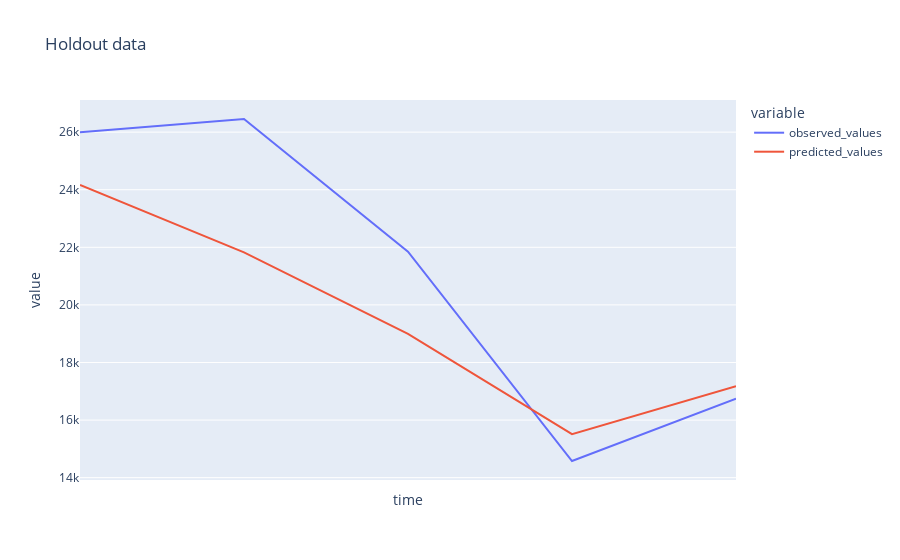

The notebook cell this image was saved under:
### Markdown cell above
### Holdout data visualization

### Code cell
from datetime import datetime, timedelta
import numpy as np

visualization = pipeline_details['visualization']['backtest']['iterations'][-1]
holdout_dates = visualization['time']
holdout_predictions = visualization['predicted_values'][0]
observed_values = visualization['observed_values'][0]
holdout_df = pd.DataFrame({'time':holdout_dates, 'observed_values':observed_values, 'predicted_values': holdout_predictions})
fig = px.line(holdout_df, x="time", y=holdout_df.columns, hover_data={"time": "|%B %d, %Y"}, title='Holdout data')
fig.update_xaxes(dtick="M1", tickformat="%b\n%Y")
fig.show()

### Figure 1 — Plotly figure (JSON) as saved in the notebook; plotly's stock layout.template omitted (floating-point values rounded to 4 significant figures)
{"data": [{"hovertemplate": "variable=observed_values<br>time=%{x|%B %d, %Y}<br>value=%{y}<extra></extra>", "legendgroup": "observed_values", "line": {"color": "#636efa", "dash": "solid"}, "marker": {"symbol": "circle"}, "mode": "lines", "name": "observed_values", "orientation": "v", "showlegend": true, "type": "scatter", "x": ["2021-03-19", "2021-03-20", "2021-03-21", "2021-03-22", "2021-03-23"], "xaxis": "x", "y": [25996, 26456, 21850, 14579, 16740], "yaxis": "y"}, {"hovertemplate": "variable=predicted_values<br>time=%{x|%B %d, %Y}<br>value=%{y}<extra></extra>", "legendgroup": "predicted_values", "line": {"color": "#EF553B", "dash": "solid"}, "marker": {"symbol": "circle"}, "mode": "lines", "name": "predicted_values", "orientation": "v", "showlegend": true, "type": "scatter", "x": ["2021-03-19", "2021-03-20", "2021-03-21", "2021-03-22", "2021-03-23"], "xaxis": "x", "y": [24160.0, 21830.0, 18990.0, 15510.0, 17180.0], "yaxis": "y"}], "layout": {"legend": {"title": {"text": "variable"}, "tracegroupgap": 0}, "title": {"text": "Holdout data"}, "xaxis": {"anchor": "y", "domain": [0, 1], "dtick": "M1", "tickformat": "%b\n%Y", "title": {"text": "time"}}, "yaxis": {"anchor": "x", "domain": [0, 1], "title": {"text": "value"}}}}
